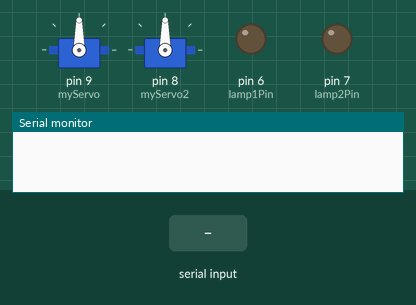
A program run on a simulated Arduino Uno, built with avr-gcc and run on an emulated ATmega328P. Shown: 2 × servo, output pins drawn as LEDs (lit = HIGH), the last lines printed to the serial monitor. The test bench sets the inputs (shaded band).

Above: at 1.2 s.
1.3 s: "2\n" received over Serial
At 2.4 s:
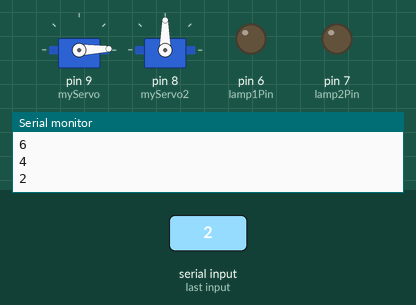
3.4 s: "30 150 10\n" received over Serial
At 4.7 s:
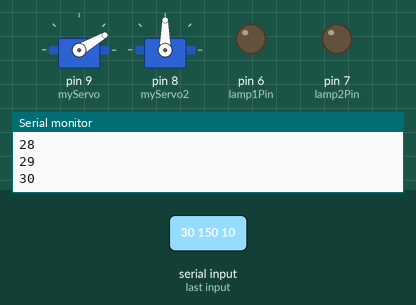
5.0 s: "90\n" received over Serial
At 5.15 s:
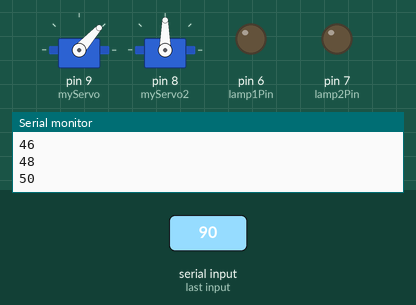
6.9 s: "M2 1\n" received over Serial
At 7.9 s:
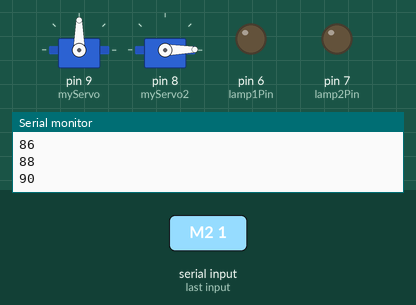
8.4 s: "30 150\n" received over Serial
At 9.7 s:
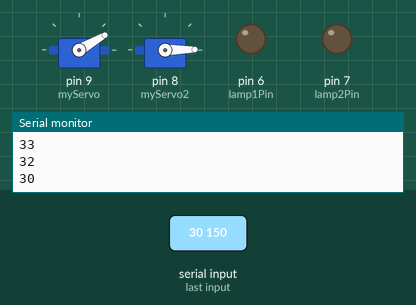
10.0 s: "0\n" received over Serial
At 10.8 s:
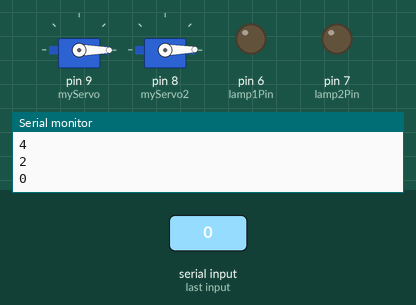
Timing chart, 0 to 12.7 s (numbered marks = the images above; inputs shaded):
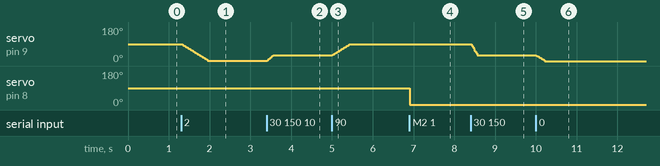

The program:

main.cpp
```cpp
#include <Arduino.h>
#include <Servo.h>

Servo myServo;
Servo myServo2; // second servo on pin 8
int currentAngle = 90;
int targetAngle = 90;
unsigned long lastStepMs = 0;
const unsigned long stepIntervalMs = 15; // ms between steps
const int stepSize = 2;                  // degrees per step

// Level crossing lamps: alternate two lamps
const int lamp1Pin = 6;
const int lamp2Pin = 7;
bool lampPhase = false; // false: lamp1 on, true: lamp2 on
unsigned long lastLampToggleMs = 0;
const unsigned long lampBlinkIntervalMs = 400; // ms between toggles

// Timed move state (fixed-duration interpolation on Arduino)
bool moveActive = false;
int moveStartAngle = 90;
int moveEndAngle = 90;
unsigned long moveStartMs = 0;
unsigned long moveDurationMs = 0;

// Servo2 state
int currentAngle2 = 90;
// Timed move state for servo2
bool move2Active = false;
int move2StartAngle = 90;
int move2EndAngle = 90;
unsigned long move2StartMs = 0;
unsigned long move2DurationMs = 0;

// BÜ state machine
bool crossingBlinkActive = false;        // overall blinking active
bool crossingCloseCommanded = false;     // barrier close has been started
bool crossingOpeningDelayActive = false; // lamp delay when opening
unsigned long crossingBlinkStartMs = 0;  // when blinking started
unsigned long crossingOpeningStartMs = 0; // when opening started (for lamp delay)
const unsigned long preBlinkDelayMs = 6000; // 6 seconds delay before closing
const unsigned long lampStopDelayMs = 500; // 500ms delay before stopping lamps when opening
const int barrierClosedAngle = 90;       // closed position (was swapped)
const int barrierOpenAngle = 0;          // open position (was swapped)
const unsigned long barrierCloseDurationMs = 2000; // ms for closing
const unsigned long barrierOpenDurationMs = 3000;  // ms for opening (slower)

void setup() {
  myServo.attach(9);
  myServo2.attach(8);
  myServo.write(currentAngle);
  myServo2.write(currentAngle2);
  Serial.begin(9600);
  Serial.setTimeout(20); // allow full line to arrive for readStringUntil
  pinMode(lamp1Pin, OUTPUT);
  pinMode(lamp2Pin, OUTPUT);
  digitalWrite(lamp1Pin, LOW);
  digitalWrite(lamp2Pin, LOW);
}

void loop() {
  if (Serial.available() > 0) {
    String line = Serial.readStringUntil('\n');
    line.trim();
    if (line.length() > 0) {
      // BÜ Zu command - start indefinite blinking, wait 6s, then close gates
      if (line.equalsIgnoreCase("BZU")) {
        // Start alternating lamps immediately
        crossingBlinkActive = true;
        crossingCloseCommanded = false; // reset to allow delayed closing
        crossingOpeningDelayActive = false; // cancel any opening delay
        crossingBlinkStartMs = millis(); // record start time for delay
        lampPhase = false; // start with lamp1 on
        digitalWrite(lamp1Pin, HIGH);
        digitalWrite(lamp2Pin, LOW);
        lastLampToggleMs = millis();
        // Gate closing will start after preBlinkDelayMs in the main loop
      }
      // BÜ Auf command - open gates immediately, stop lamps after 500ms delay
      else if (line.equalsIgnoreCase("BAUF")) {
        // Mark for delayed lamp stop (if lamps are blinking)
        if (crossingBlinkActive) {
          crossingOpeningDelayActive = true;
          crossingOpeningStartMs = millis();
        }
        crossingCloseCommanded = false; // prevent any closing action

        // Start opening barrier immediately (force new movement)
        move2StartAngle = currentAngle2;
        move2EndAngle = barrierOpenAngle;
        move2StartMs = millis();
        move2DurationMs = barrierOpenDurationMs;
        move2Active = true; // force start even if already moving
      }
      else
      // Check for second motor command: "M2 <angle>"
      if (line.startsWith("M2")) {
        // Accept either: "M2 <angle>" or "M2 <angle> <durationMs>"
        int a2 = -1, d2 = -1;
        int firstSpace = line.indexOf(' ');
        if (firstSpace > 0) {
          String rest = line.substring(firstSpace + 1);
          rest.trim();
          int secondSpace = rest.indexOf(' ');
          if (secondSpace >= 0) {
            String aStr = rest.substring(0, secondSpace);
            String dStr = rest.substring(secondSpace + 1);
            a2 = constrain(aStr.toInt(), 0, 180);
            d2 = dStr.toInt();
          } else {
            a2 = constrain(rest.toInt(), 0, 180);
          }
        }
        if (a2 >= 0 && a2 <= 180) {
          if (d2 > 0) {
            // Timed move for servo2
            move2StartAngle = currentAngle2;
            move2EndAngle = a2;
            move2StartMs = millis();
            move2DurationMs = (unsigned long)d2;
            move2Active = true;
          } else {
            // Immediate move for servo2
            currentAngle2 = a2;
            myServo2.write(currentAngle2);
            move2Active = false;
          }
          // No Serial.println() for servo2 to avoid confusing Processing UI
        }
      } else {
        // Default: interpret as commands for servo on pin 9
        int a = -1, d = -1;
        int parsed = sscanf(line.c_str(), "%d %d", &a, &d);
        if (parsed >= 1 && a >= 0 && a <= 180) {
          if (parsed == 2 && d > 0) {
            // Start timed move from currentAngle to 'a' in 'd' ms
            moveStartAngle = currentAngle;
            moveEndAngle = a;
            moveStartMs = millis();
            moveDurationMs = (unsigned long)d;
            moveActive = true;
          } else {
            // Fallback: keep smooth step mode to targetAngle
            targetAngle = a;
            moveActive = false; // cancel any timed move
          }
        }
      }
    }
  }

  unsigned long now = millis();

  if (moveActive) {
    // Timed interpolation to ensure fixed duration regardless of distance
    unsigned long elapsed = now - moveStartMs;
    float t = moveDurationMs == 0 ? 1.0f : min(1.0f, (float)elapsed / (float)moveDurationMs);
    int newAngle = (int)round(moveStartAngle + (moveEndAngle - moveStartAngle) * t);
    if (newAngle != currentAngle) {
      currentAngle = newAngle;
      myServo.write(currentAngle);
      Serial.println(currentAngle);
    }
    if (t >= 1.0f) {
      moveActive = false;
      targetAngle = currentAngle; // keep step mode in sync
    }
  } else {
    // Smoothly move toward targetAngle without blocking (legacy step mode for slider)
    if (now - lastStepMs >= stepIntervalMs) {
      bool moved = false;
      if (currentAngle < targetAngle) {
        currentAngle = min(currentAngle + stepSize, targetAngle);
        myServo.write(currentAngle);
        moved = true;
      } else if (currentAngle > targetAngle) {
        currentAngle = max(currentAngle - stepSize, targetAngle);
        myServo.write(currentAngle);
        moved = true;
      }
      if (moved) {
        Serial.println(currentAngle);
      }
      lastStepMs = now;
    }
  }

  // Timed interpolation for servo2
  if (move2Active) {
    unsigned long elapsed2 = now - move2StartMs;
    float t2 = move2DurationMs == 0 ? 1.0f : min(1.0f, (float)elapsed2 / (float)move2DurationMs);
    int newAngle2 = (int)round(move2StartAngle + (move2EndAngle - move2StartAngle) * t2);
    if (newAngle2 != currentAngle2) {
      currentAngle2 = newAngle2;
      myServo2.write(currentAngle2);
      // No Serial feedback for servo2
    }
    if (t2 >= 1.0f) {
      move2Active = false;
    }
  }

  // BÜ alternating lamp logic - continues indefinitely until BAUF command
  if (crossingBlinkActive) {
    // toggle lamps periodically
    if (now - lastLampToggleMs >= lampBlinkIntervalMs) {
      lampPhase = !lampPhase;
      digitalWrite(lamp1Pin, lampPhase ? LOW : HIGH);
      digitalWrite(lamp2Pin, lampPhase ? HIGH : LOW);
      lastLampToggleMs = now;
    }

    // After 6 seconds of blinking, start closing the barrier (only if not opening)
    if (!crossingCloseCommanded && !crossingOpeningDelayActive && (now - crossingBlinkStartMs >= preBlinkDelayMs)) {
      move2StartAngle = currentAngle2;
      move2EndAngle = barrierClosedAngle;
      move2StartMs = now;
      move2DurationMs = barrierCloseDurationMs;
      move2Active = true;
      crossingCloseCommanded = true;
    }
  }

  // Handle delayed lamp stop when opening
  if (crossingOpeningDelayActive && (now - crossingOpeningStartMs >= lampStopDelayMs)) {
    crossingBlinkActive = false;
    crossingOpeningDelayActive = false;
    digitalWrite(lamp1Pin, LOW);
    digitalWrite(lamp2Pin, LOW);
  }
}
```

Measured:
- after the input at 1.3 s, servo on pin 9 (myServo): moves from 90° to 2° over 0.65 s, starting at once
- after the input at 3.4 s, servo on pin 9 (myServo): 2° → 30° at once
- after the input at 5.0 s, servo on pin 9 (myServo): moves from 30° to 90° over 0.44 s, starting at once
- after the input at 6.9 s, servo on pin 8 (myServo2): 90° → 1° at once
- after the input at 8.4 s, servo on pin 9 (myServo): 90° → 30° at once
- after the input at 10.0 s, servo on pin 9 (myServo): 30° → 0° at once
